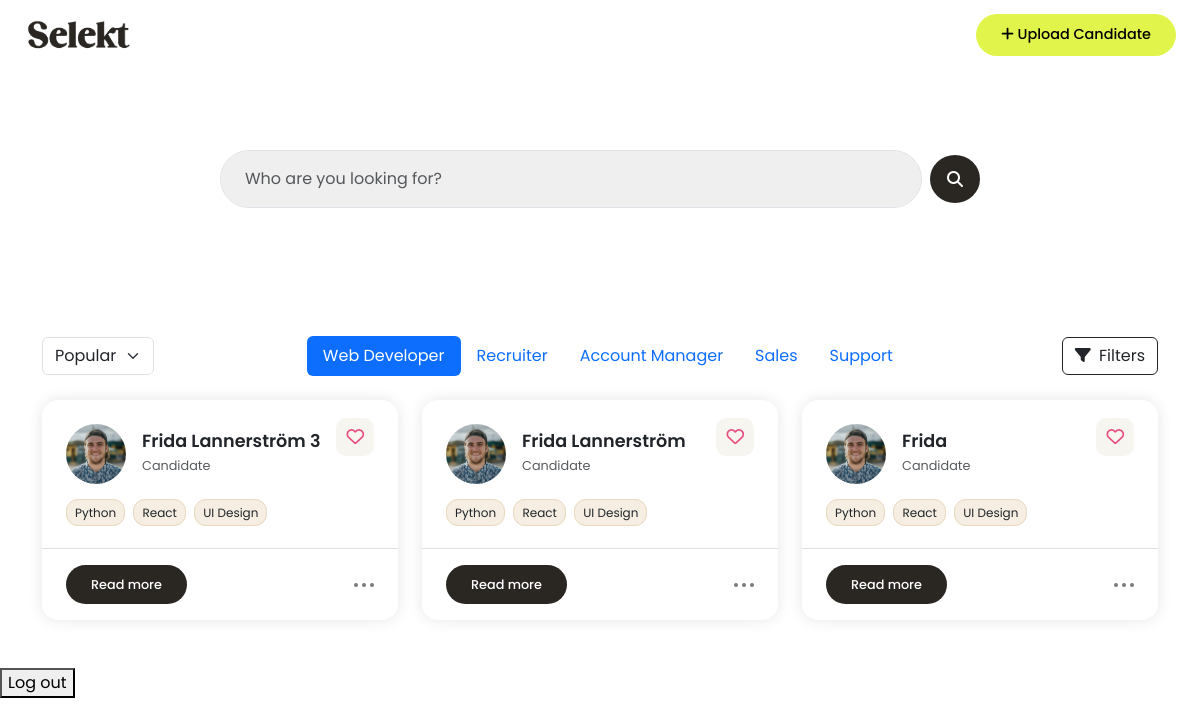
Page /dashboard/ (signed in) on the earlier database version.
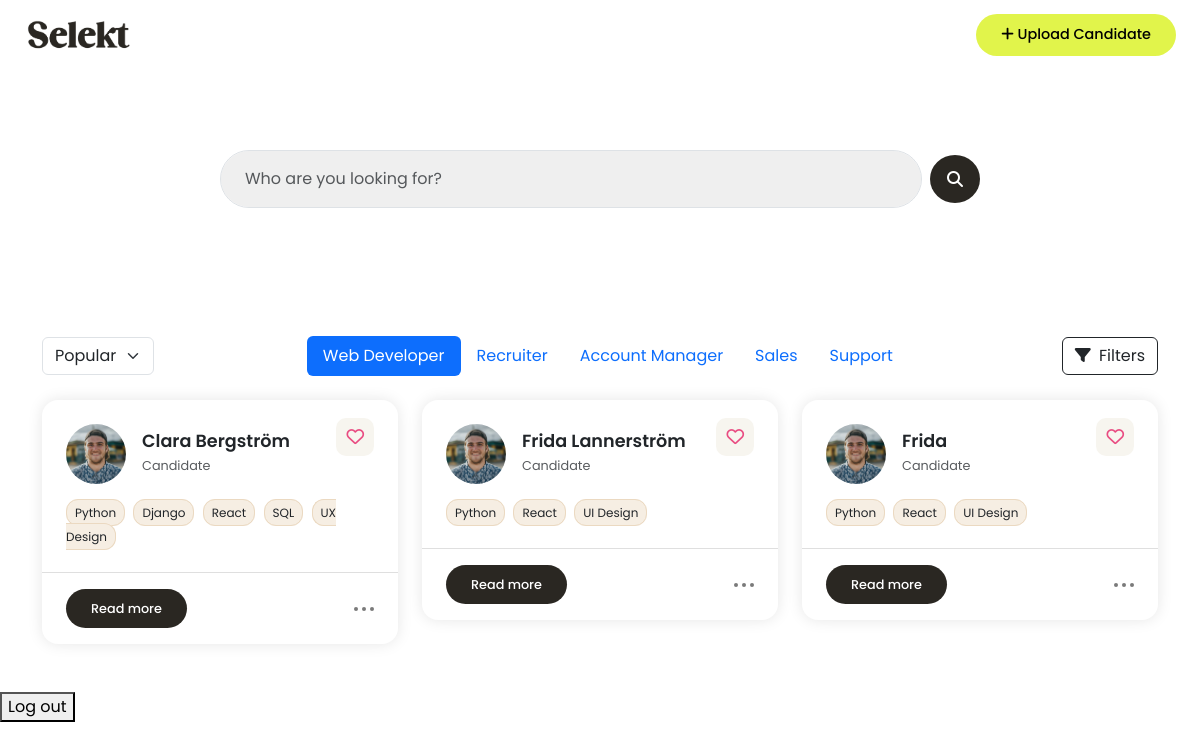
Same page on the later database version.
### candidates/models.py (models this page shows, shortened)
class Candidate(models.Model):
    user = models.ForeignKey(User, on_delete=models.CASCADE)
    name = models.CharField(max_length=100)
    email = models.EmailField()
    job_title = models.CharField(max_length=100, blank=True)
    profile_summary = models.TextField(blank=True)
    work_experience = models.TextField(blank=True)
    education = models.TextField(blank=True)
    location = models.CharField(max_length=100, blank=True)
    links = models.CharField(max_length=255, blank=True, help_text="e.g. LinkedIn, GitHub URLs")
    profile_image = models.ImageField(upload_to='profile_images/', blank=True, null=True)
    other = models.TextField(blank=True)
    notes = models.TextField(blank=True)
    top_skills = models.CharField(
        max_length=255,
        blank=True,
        help_text="Write top skills separated by commas (e.g. Communication, Leadership, SQL)"
    )
    uploaded_at = models.DateTimeField(auto_now_add=True)

### candidates/views.py (the view)
# urls.py: path('dashboard/', candidate_views.dashboard, name='dashboard'),
@login_required
def dashboard(request):
    candidates = Candidate.objects.filter(user=request.user).order_by('-uploaded_at')[:5]
    for candidate in candidates:
        candidate.skill_list = [skill.strip() for skill in candidate.top_skills.split(',')]
    return render(request, 'dashboard.html', {'candidates': candidates})

### templates/dashboard.html (shortened to what this page needs)
{% extends "base.html" %}
{% load static %}
{% block content %}
<div class="container hero">
    <form class="d-flex align-items-center gap-2 w-100 candidate-search">
      <input type="text" class="form-control px-4 py-3 border-1 shadow-none" placeholder="Who are you looking for?">
      <button class="btn button-base scn-button d-flex justify-content-center align-items-center rounded-circle" type="submit">
        <i class="fas fa-search"></i>
      </button>
    </form>
</div>
<div class="container py-5">
  <div class="d-flex justify-content-between align-items-center mb-4 flex-wrap gap-3">
    <select class="form-select w-auto">
      <option selected>Popular</option>
    </select>
    <ul class="nav nav-pills justify-content-center flex-grow-1">
      <li class="nav-item"><a class="nav-link active" href="#">Web Developer</a></li>
      <li class="nav-item"><a class="nav-link" href="#">Recruiter</a></li>
      <li class="nav-item"><a class="nav-link" href="#">Account Manager</a></li>
      <li class="nav-item"><a class="nav-link" href="#">Sales</a></li>
      <li class="nav-item"><a class="nav-link" href="#">Support</a></li>
    </ul>
    <button class="btn btn-outline-dark">
      <i class="fas fa-filter me-1"></i> Filters
    </button>
  </div>
  {% if candidates %}
  <div class="row g-4">
    {% for candidate in candidates %}
    <div class="col-md-4 col-sm-6">
      <div class="candidate-card bg-white position-relative">
        <div class="position-absolute top-0 end-0 p-4">
          <span class="heart-icon"><i class="fa-regular fa-heart"></i></span>
        </div>
        <div class="px-4 pt-4 pb-2">
          <div class="d-flex align-items-center gap-3 mb-3">
            <img src="{% static 'media/images/people-1.png' %}" alt="{{ candidate.name }}" class="candidate-img" />
            <div>
              <h4 class="mb-0">{{ candidate.name }}</h4>
              <small class="text-muted">{{ candidate.title|default:'Candidate' }}</small>
            </div>
          </div>
          <div class="skill-container">
            {% for skill in candidate.skill_list %}
            <span class="skill-badge">{{ skill }}</span>
          {% endfor %}
          </div>
        </div>
        <hr>
        <div class="d-flex justify-content-between align-items-center px-4 pb-3">
          <a href="#" onclick="openCandidateModal({{ candidate.id|escapejs }})" class="btn button-base scn-button read-btn">Read more</a>
          <div class="dot-menu">
            <span class="dot"></span>
            <span class="dot"></span>
            <span class="dot"></span>
          </div>
        </div>
      </div>
    </div>
    {% endfor %}
  </div>
  {% else %}
    <p>No candidates yet.</p>
  {% endif %}
</div>
  <form action="{% url 'logout' %}" method="post">
    <button type="submit">Log out</button>
  </form>
{% endblock %}

Differences in the rows shown:
changed Candidate: name "Frida Lannerström 3" → "Clara Bergström"
Other differences:
new list line: "Django"
new list line: "SQL"
new list line: "UX Design"
list line gone: "UI Design"
